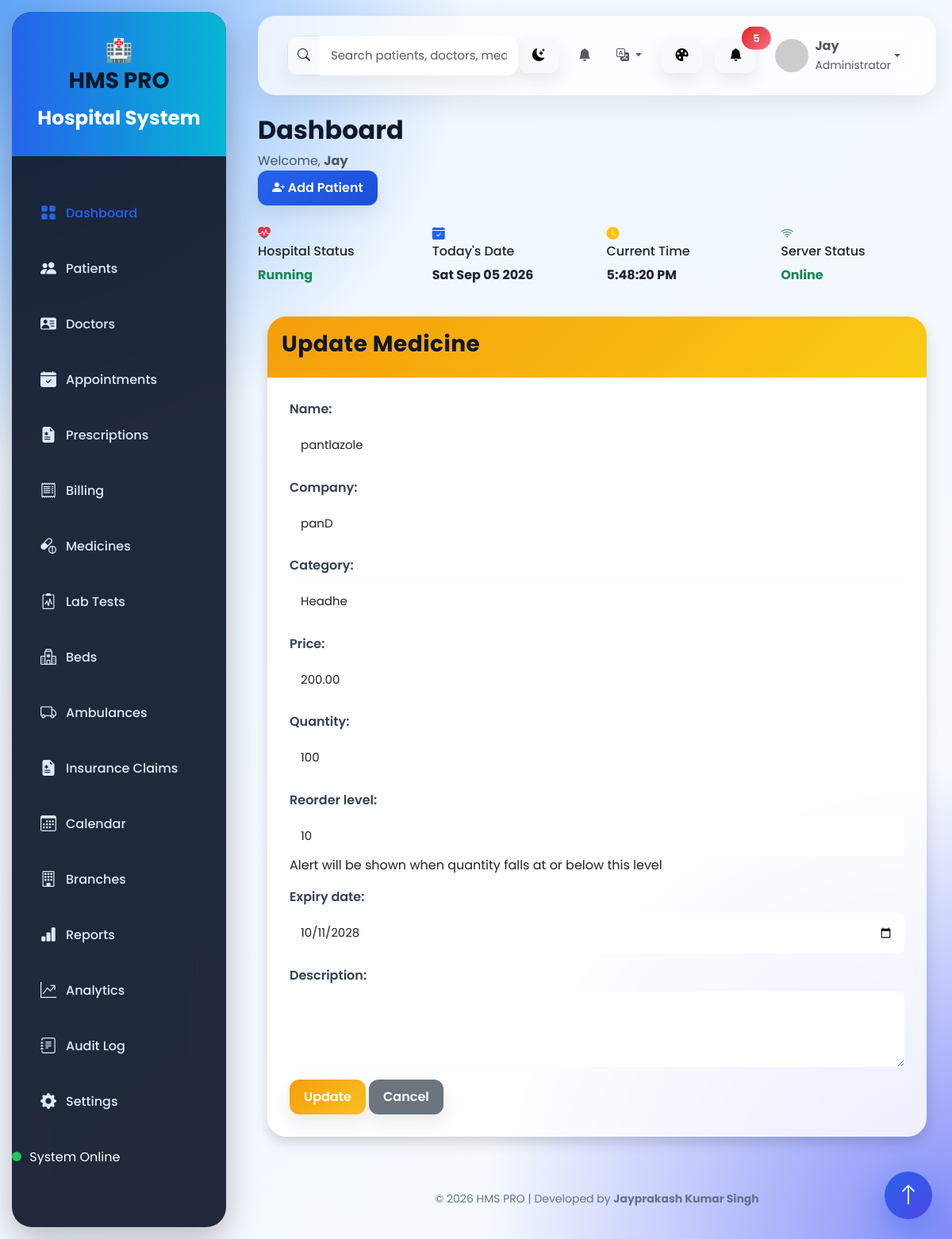
The app's page /medicines/update/1/ (signed in) with its own data.
### Hospital/models.py (models this page shows, shortened)
class Medicine(models.Model):
    name = models.CharField(max_length=150)
    company = models.CharField(max_length=150)
    category = models.CharField(max_length=100)
    price = models.DecimalField(
        max_digits=10,
        decimal_places=2
    )
    quantity = models.PositiveIntegerField()
    reorder_level = models.PositiveIntegerField(
        default=10,
        help_text="Alert will be shown when quantity falls at or below this level"
    )
    expiry_date = models.DateField()
    description = models.TextField(
        blank=True,
        null=True
    )

### Hospital/views.py (the view)
@login_required
@permission_required("Hospital.change_medicine", raise_exception=True)
def update_medicine(request, id):
    medicine = get_object_or_404(
        Medicine,
        id=id
    )
    if request.method == "POST":
        form = MedicineForm(
            request.POST,
            instance=medicine
        )
        if form.is_valid():
            form.save()
            return redirect("medicine_list")
    else:
        form = MedicineForm(
            instance=medicine
        )
    return render(
        request,
        "Hospital/update_medicine.html",
        {
            "form": form
        }
    )

### Hospital/templates/Hospital/update_medicine.html (shortened to what this page needs)
{% extends 'Hospital/base.html' %}
{% block content %}
<div class="container mt-4">
    <div class="card shadow">
        <div class="card-header bg-warning">
            <h3>Update Medicine</h3>
        </div>
        <div class="card-body">
            <form method="POST">
                {{ form.as_p }}
                <button type="submit" class="btn btn-warning">
                    Update
                </button>
                <a href="{% url 'medicine_list' %}" class="btn btn-secondary">
                    Cancel
                </a>
            </form>
        </div>
    </div>
</div>
{% endblock %}

### Hospital/templates/Hospital/base.html (shortened to what this page needs)
{% load static %}
{% load i18n %}
<!DOCTYPE html>
<html lang="{{ LANGUAGE_CODE }}">
<head>
    <link href="https://cdn.jsdelivr.net/npm/bootstrap@5.3.3/dist/css/bootstrap.min.css"
          rel="stylesheet">
    <link href="https://cdn.jsdelivr.net/npm/bootstrap-icons@1.11.3/font/bootstrap-icons.css"
          rel="stylesheet">
    <link rel="stylesheet"
          href="{% static 'css/style.css' %}">
</head>
<body>
<div class="wrapper">
<aside class="sidebar">
    <div class="logo">
        <div class="logo-icon">
            🏥
        </div>
        <div>
            <h3>HMS PRO</h3>
            <small>Hospital System</small>
        </div>
    </div>
    <ul class="nav flex-column mt-4">
        <li class="nav-item">
            <a href="{% url 'dashboard' %}" class="nav-link active">
                <i class="bi bi-grid-fill"></i>
                <span>{% trans "Dashboard" %}</span>
            </a>
        </li>
        {% if perms.Hospital.view_patient %}
        <li class="nav-item">
            <a href="{% url 'view_patient' %}" class="nav-link">
                <i class="bi bi-people-fill"></i>
                <span>{% trans "Patients" %}</span>
            </a>
        </li>
        {% endif %}
        {% if perms.Hospital.view_doctor %}
        <li class="nav-item">
            <a href="{% url 'doctor_list' %}" class="nav-link">
                <i class="bi bi-person-vcard-fill"></i>
                <span>{% trans "Doctors" %}</span>
            </a>
        </li>
        {% endif %}
        {% if perms.Hospital.view_appointment %}
        <li class="nav-item">
            <a href="{% url 'appointment_list' %}" class="nav-link">
                <i class="bi bi-calendar-check-fill"></i>
                <span>{% trans "Appointments" %}</span>
            </a>
        </li>
        <li class="nav-item">
            <a href="{% url 'prescription_list' %}" class="nav-link">
            <i class="bi bi-file-earmark-medical-fill"></i>
            <span>{% trans "Prescriptions" %}</span>
        </a>
    </li>
        {% endif %}
        {% if perms.Hospital.view_bill %}
        <li class="nav-item">
            <a href="{% url 'bill_list' %}" class="nav-link">
                <i class="bi bi-receipt"></i>
                <span>{% trans "Billing" %}</span>
            </a>
        </li>
        {% endif %}
        {% if perms.Hospital.view_medicine %}
        <li class="nav-item">
            <a href="{% url 'medicine_list' %}" class="nav-link">
                <i class="bi bi-capsule-pill"></i>
                <span>{% trans "Medicines" %}</span>
            </a>
        </li>
        {% endif %}
        {% if perms.Hospital.view_labtest %}
        <li class="nav-item">
            <a href="{% url 'lab_test_list' %}" class="nav-link">
                <i class="bi bi-clipboard2-pulse"></i>
                <span>{% trans "Lab Tests" %}</span>
            </a>
        </li>
        {% endif %}
        {% if perms.Hospital.view_bed %}
        <li class="nav-item">
            <a href="{% url 'bed_list' %}" class="nav-link">
                <i class="bi bi-hospital"></i>
                <span>{% trans "Beds" %}</span>
            </a>
        </li>
        {% endif %}
        {% if perms.Hospital.view_ambulance %}
        <li class="nav-item">
            <a href="{% url 'ambulance_list' %}" class="nav-link">
                <i class="bi bi-truck"></i>
                <span>{% trans "Ambulances" %}</span>
            </a>
        </li>
        {% endif %}
        {% if perms.Hospital.view_insuranceclaim %}
        <li class="nav-item">
            <a href="{% url 'insurance_claim_list' %}" class="nav-link">
                <i class="bi bi-file-earmark-medical-fill"></i>
                <span>{% trans "Insurance Claims" %}</span>
            </a>
        </li>
        {% endif %}
        {% if perms.Hospital.view_appointment %}
        <li class="nav-item">
            <a href="{% url 'doctor_calendar' %}" class="nav-link">
                <i class="bi bi-calendar3"></i>
                <span>{% trans "Calendar" %}</span>
            </a>
        </li>
        {% endif %}
        {% if request.user.is_superuser %}
        <li class="nav-item">
            <a href="{% url 'branch_list' %}" class="nav-link">
                <i class="bi bi-building"></i>
                <span>{% trans "Branches" %}</span>
            </a>
        </li>
        {% endif %}
        {% if request.user.is_superuser %}
        <li class="nav-item">
            <a href="{% url 'reports' %}" class="nav-link">
                <i class="bi bi-bar-chart-fill"></i>
                <span>{% trans "Reports" %}</span>
            </a>
        </li>
        {% endif %}
        {% if request.user.is_superuser %}
        <li class="nav-item">
            <a href="{% url 'hospital_analytics' %}" class="nav-link">
                <i class="bi bi-graph-up-arrow"></i>
                <span>{% trans "Analytics" %}</span>
            </a>
        </li>
        {% endif %}
        {% if request.user.is_superuser %}
        <li class="nav-item">
            <a href="{% url 'audit_log_list' %}" class="nav-link">
                <i class="bi bi-journal-text"></i>
                <span>{% trans "Audit Log" %}</span>
            </a>
        </li>
        {% endif %}
        {% if request.user.is_superuser %}
        <li class="nav-item">
            <a href="{% url 'settings' %}" class="nav-link">
                <i class="bi bi-gear-fill"></i>
                <span>{% trans "Settings" %}</span>
            </a>
        </li>
        {% endif %}
    </ul>
    <div class="sidebar-footer">
        <div class="status-online"></div>
        <span>
            System Online
        </span>
    </div>
</aside>
<div class="main">
<nav class="navbar navbar-expand-lg">
    <div class="container-fluid">
        <form class="search-box" method="GET" action="{% url 'global_search' %}">
            <div class="input-group">
                <span class="input-group-text">
                    <i class="bi bi-search"></i>
                </span>
                <input
                    type="text"
                    name="q"
                    class="form-control"
                    placeholder="Search patients, doctors, medicines...">
            </div>
        </form>
        <ul class="navbar-nav ms-auto align-items-center">
            <li class="nav-item me-3">
                <button class="btn btn-light"
                        onclick="toggleDarkMode()">
                    <i class="bi bi-moon-stars-fill"></i>
                </button>
            </li>
            <li class="nav-item dropdown me-3">
                <a class="nav-link position-relative" href="#" data-bs-toggle="dropdown" id="notifBellToggle">
                    <i class="bi bi-bell-fill"></i>
                </a>
            </li>
            <li class="nav-item dropdown me-3">
                <a class="nav-link dropdown-toggle" href="#" data-bs-toggle="dropdown">
                    <i class="bi bi-translate"></i>
                </a>
                    {% get_current_language as CURRENT_LANGUAGE %}
                    {% get_available_languages as AVAILABLE_LANGUAGES %}
            </li>
            <li class="nav-item me-3">
                <button class="btn btn-light" data-bs-toggle="offcanvas" data-bs-target="#themeCustomizer">
                    <i class="bi bi-palette-fill"></i>
                </button>
            </li>
            <li class="nav-item me-3">
                <button class="btn btn-light position-relative">
                    <i class="bi bi-bell-fill"></i>
                    <span class="position-absolute top-0 start-100 translate-middle badge rounded-pill bg-danger">
                        5
                    </span>
                </button>
            </li>
            <li class="nav-item dropdown">
                <a class="nav-link dropdown-toggle d-flex align-items-center"
                   href="#"
                   role="button"
                   data-bs-toggle="dropdown">
                    <img src="https://ui-avatars.com/api/?name={{ request.user.username }}&background=2563eb&color=fff"
                         class="rounded-circle me-2"
                         width="42"
                         height="42">
                    <div class="text-start">
                        <strong>
                            {% if request.user.is_authenticated %}
                                {{ request.user.username }}
                            {% else %}
                                Guest
                            {% endif %}
                        </strong>
                        <br>
                        <small class="text-muted">
                            {% if request.user.groups.first %}
                                {{ request.user.groups.first.name }}
                            {% elif request.user.is_superuser %}
                                Administrator
                            {% else %}
                                User
                            {% endif %}
                        </small>
                    </div>
                </a>
            </li>
        </ul>
    </div>
</nav>
<div class="page-header mb-4">
    <div>
        <h2 class="fw-bold">
            {% block page_title %}
            Dashboard
            {% endblock %}
        </h2>
        <p class="text-muted mb-0">
            Welcome,
            <strong>{{ request.user.username }}</strong>
        </p>
    </div>
    <div>
        {% if perms.Hospital.add_patient %}
        <a href="{% url 'add_patient' %}"
           class="btn btn-primary">
            <i class="bi bi-person-plus-fill"></i>
            Add Patient
        </a>
        {% elif perms.Hospital.add_appointment %}
        <a href="{% url 'add_appointment' %}"
           class="btn btn-primary">
            <i class="bi bi-calendar-plus-fill"></i>
            New Appointment
        </a>
        {% elif perms.Hospital.add_medicine %}
        <a href="{% url 'add_medicine' %}"
           class="btn btn-primary">
            <i class="bi bi-capsule-pill"></i>
            Add Medicine
        </a>
        {% else %}
        <button class="btn btn-secondary" disabled>
            <i class="bi bi-lock-fill"></i>
            No Quick Action
        </button>
        {% endif %}
    </div>
</div>
<div class="row mb-4">
    <div class="col-lg-3 col-md-6 mb-3">
        <div class="mini-card">
            <i class="bi bi-heart-pulse-fill text-danger"></i>
            <div>
                <h6>Hospital Status</h6>
                <strong class="text-success">
                    Running
                </strong>
            </div>
        </div>
    </div>
    <div class="col-lg-3 col-md-6 mb-3">
        <div class="mini-card">
            <i class="bi bi-calendar-check-fill text-primary"></i>
            <div>
                <h6>Today's Date</h6>
                <strong id="todayDate"></strong>
            </div>
        </div>
    </div>
    <div class="col-lg-3 col-md-6 mb-3">
        <div class="mini-card">
            <i class="bi bi-clock-fill text-warning"></i>
            <div>
                <h6>Current Time</h6>
                <strong id="clock"></strong>
            </div>
        </div>
    </div>
    <div class="col-lg-3 col-md-6 mb-3">
        <div class="mini-card">
            <i class="bi bi-wifi text-success"></i>
            <div>
                <h6>Server Status</h6>
                <strong class="text-success">
                    Online
                </strong>
            </div>
        </div>
    </div>
</div>
<div class="content-wrapper">
    {% block content %}
    {% endblock %}
</div>
<footer class="footer mt-5">
    <div class="text-center">
        © 2026 HMS PRO |
        Developed by
        <strong>Jayprakash Kumar Singh</strong>
    </div>
</footer>
<div class="floating-btn" title="Back to Top">
    <i class="bi bi-arrow-up"></i>
</div>
</div>
</div>
</body>
</html>

### records on screen
Medicine: name "pantlazole", company "panD", category "Headhe", price "200.00", quantity "100", reorder_level "10", expiry_date "10/11/2028"

### other values on screen
{{ request.user.username }} "Jay"
